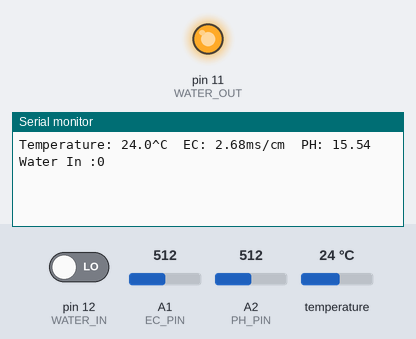
The sketch below on a simulated Arduino Uno, built with avr-gcc and run on an emulated ATmega328P. On the bench: output pins drawn as LEDs (lit = HIGH), the last lines printed to the serial monitor. Inputs (shaded band) come from the test bench; at power-on: A1 (EC_PIN) = 512, pin 12 (WATER_IN) LOW, A2 (PH_PIN) = 512, temperature 24 °C. Pins used as bus, display or sensor lines are not drawn.

Above: at 1.8 s.
1.9 s: A1 (EC_PIN) set to 874
At 2.9 s:
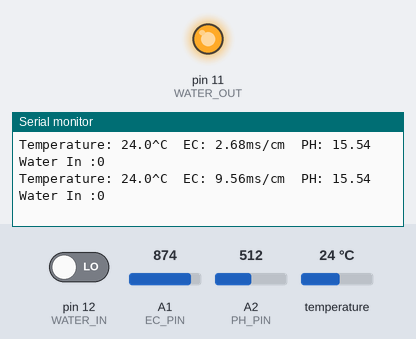
6.1 s: A1 (EC_PIN) set to 901
At 7.9 s:
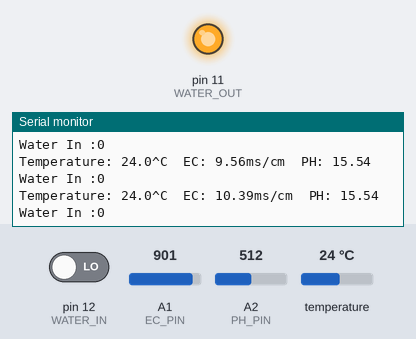
Timing chart, 0 to 9.4 s (numbered marks = the images above; inputs shaded):
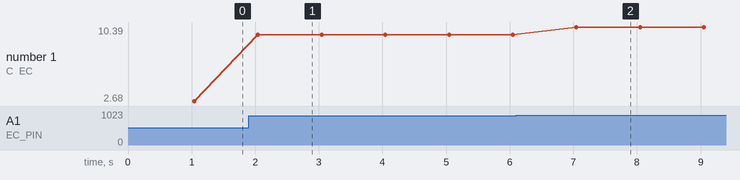

Measured:
- after the input at 1.9 s, the serial monitor: prints a new line after 0.14 s (image 1)
- after the input at 6.1 s, the serial monitor: prints a new line after 0.95 s (image 2)
- plotted number 1: 2.68 → 9.56 after the input at 1.9 s, 9.56 → 10.39 after the input at 6.1 s

The sketch:

sensor-board.ino
```cpp
//#include "DFRobot_EC.h"
//#include <DallasTemperature.h>
#include <EEPROM.h>
#include <OneWire.h>
#include <Wire.h>
#include "MeOrion.h"
#include <SoftwareSerial.h>
//#include "GravityTDS.h"


#define VCC_TEMP_PIN 3 //VCC for temp sensor Digital Pin 3
#define GND_TEMP_PIN 4 //GND for temp Digital Pin 4
#define TEMP_PIN 2  //Digital Pin 2
#define EC_PIN A1   //Analog PIN 1
#define VCC_EC_PIN 5 //VCC for EC Digital Pin 5
#define GND_EC_PIN 6 //GND for EC Digital Pin 6
#define PH_PIN A2 //Analog PIN 2
#define PH_SLOPE -39 //Slope of the PH via experiment
#define PH_OFFSET 1118 //From experiment
#define ONE_WIRE_BUS 2
#define I2C_ADDRESS 0x07
#define DEBUG 1
#define WATER_OUT 11
#define WATER_IN 12
//GravityTDS gravityTds;
float voltage;
float tdsValue = 0;
float ecValue = 0;
float phValue;
float phSlope = -39;
float phOffset = 1118;
float temperature = 25;
//DFRobot_EC ec;

OneWire oneWire(ONE_WIRE_BUS);
//DallasTemperature sensors(&oneWire);
MeTemperature myTemp(TEMP_PIN); //Create class myTemp

void setup() {
  // Configure UART
  Serial.begin(9600);

  // Configure I2C
  Wire.begin(I2C_ADDRESS);
  Wire.onRequest(requestEvent);

  // Configure DS18B20 - Temperature Sensor
  pinMode(TEMP_PIN, INPUT);
  pinMode(VCC_TEMP_PIN, OUTPUT);
  digitalWrite(VCC_TEMP_PIN, HIGH);
  pinMode(GND_TEMP_PIN, OUTPUT);
  digitalWrite(GND_TEMP_PIN, LOW);
  myTemp.setpin(TEMP_PIN); //Set the pin to be used for temperature measurement
  //sensors.begin();
  temperature = myTemp.temperature();

  //Water level sensor
  pinMode(WATER_OUT,OUTPUT);
  pinMode(WATER_IN,INPUT);
  digitalWrite(WATER_OUT,HIGH);

  // Configure EC
  pinMode(EC_PIN, INPUT);
  pinMode(VCC_EC_PIN, OUTPUT); //Set VCC pin to output
  digitalWrite(VCC_EC_PIN, HIGH); //Set VCC Pin to 5V
  pinMode(GND_EC_PIN, OUTPUT); //Set GND pin to output
  digitalWrite(GND_EC_PIN, LOW); //Set GND Pin to 0V
  //ec.begin();
  //ec.calibration(voltage, temperature);

  //Configure PH
  pinMode(PH_PIN,INPUT);
  /*pinMode(VCC_PH_PIN, OUTPUT);
  digitalWrite(VCC_PH_PIN, HIGH);
  pinMode(GND_PH_PIN, OUTPUT);
  digitalWrite(GND_PH_PIN, LOW);*/
}

void loop() {
  static unsigned long timepoint = millis();
  if (millis() - timepoint > 1000U) {
    timepoint = millis();

    // Temperature sensor (DS18B20)
    temperature = myTemp.temperature();

    // EC sensor
    ecValue = readEC(temperature);

    // PH sensor

    phValue = (analogRead(PH_PIN)-phOffset)/phSlope;
    // Send to UART
#if DEBUG == 1
    Serial.print("Temperature: ");
    Serial.print(temperature, 1);
    Serial.print("^C  EC: ");
    Serial.print(ecValue, 2);
    Serial.print("ms/cm  PH: ");
    Serial.print(phValue);
    Serial.println("");
    Serial.print("Water In :");
    Serial.println(digitalRead(WATER_IN));
#endif
  }
}

void requestEvent()
{
  byte data[] = {
    (byte)temperature,                                //Integer part
    (byte)((temperature - (byte)temperature) * 100),  //Decimal part
    (byte)ecValue,
    (byte)((ecValue - (byte)ecValue) * 100),
    (byte)phValue,
    (byte)((phValue - (byte)phValue) * 100),
  };
  #if DEBUG == 1
  Serial.println("Request received, sending data");
  #endif
  Wire.write(data, 6);
}

float readEC(float temperature) {

  float analogValue = analogRead(EC_PIN);
  float voltage = analogValue/1024.0*5.0;
  float kValue = 1.0;
  float ecValue=(133.42*voltage*voltage*voltage - 255.86*voltage*voltage + 857.39*voltage)*kValue; //us/cm
  float ecValue25  =  ecValue / (1.0+0.02*(temperature-25.0));  //temperature compensation
  float TdsFactor = 0.5;
  tdsValue = ecValue25 * TdsFactor;
  return ecValue25/1000;

}
```
